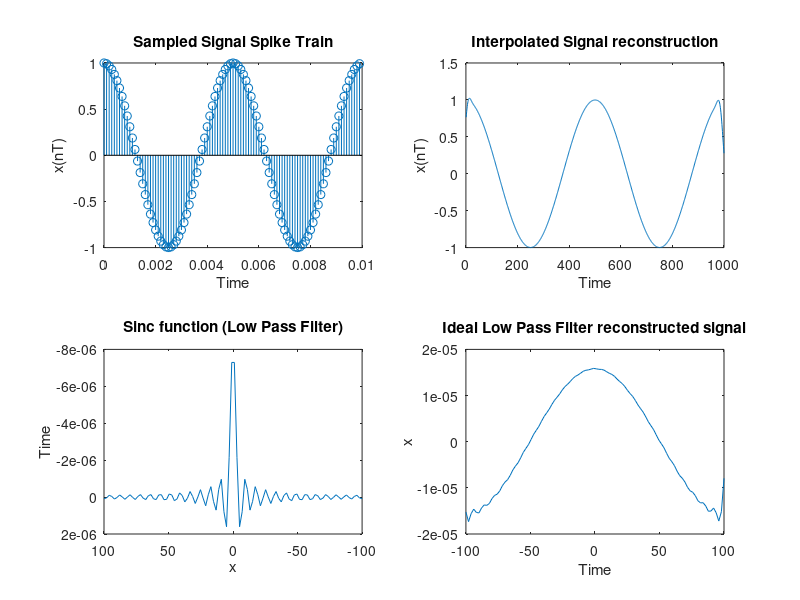

Reproduce this figure in MATLAB.
N = 100; % 100 data points
fs = 10000; % 1kHz sampling frequency
T = 1/fs; % Sample period
f=200;
n = 0:N-1;
x = cos(2*pi*f*n*T);
t = linspace(-100, 100, 100);

% Plot the signal against time
subplot(2,2,1)
stem(n*T,x);
title('Sampled Signal Spike Train')
xlabel('Time')
ylabel('x(nT)')

subplot(2, 2, 2)
y=interp(x,10);
plot(y);
title('Interpolated Signal reconstruction')
xlabel('Time')
ylabel('x(nT)')

% Ideal low pass filter
f2 = 100;
x = cos(2*pi*f2*n*T); % Signal definition
z= sinc(pi*t/T);
C= conv(x, z, "same");

subplot(2, 2, 3)
plot(t, z)
set(gca,'xdir','reverse','ydir','reverse')
title("Sinc function (Low Pass Filter)")
xlabel('x')
ylabel('Time')

subplot(2,2,4);
plot(t,C);
title('Ideal Low Pass Filter reconstructed signal');
ylabel('x')
xlabel('Time')
